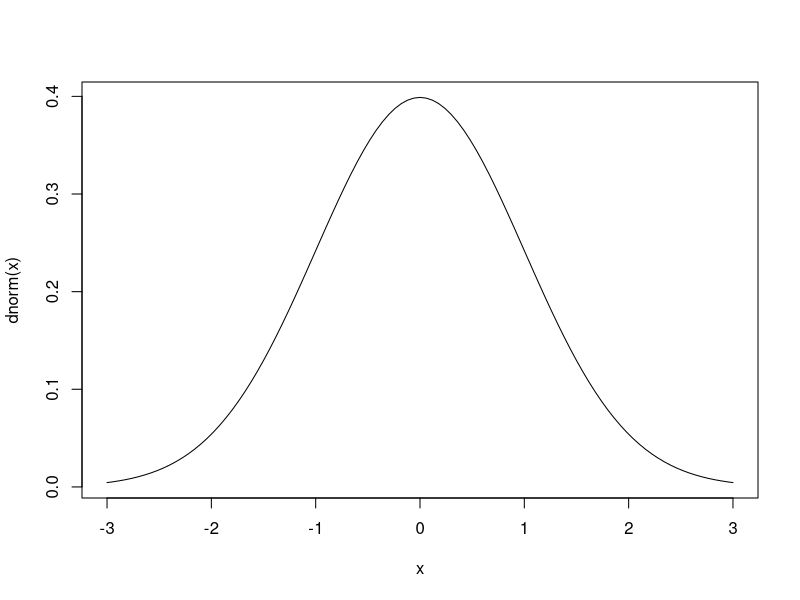

Source code (R):
## ---- chunk 1
curve(dnorm(x),from=-3,to=3)
